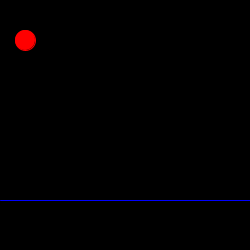
Frame 1 (no input)
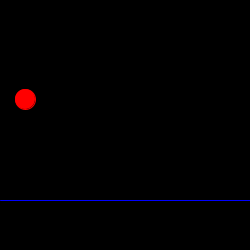
Frame 60 (the mouse pressed at the canvas centre just before this capture)
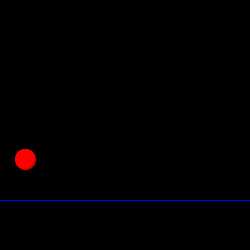
Frame 120 (the mouse held since frame 60 and released just before this capture)

The Processing sketch that drew these frames (run headless with seeded random() and noise(); from frame 60 on, the mouse is pressed at the canvas centre):

// Processing sketch: processing_18124
// ── processing_18124.pde

float posX=25;
float posY=40;
float gravity=1;
float floorNum =200;

void setup(){
size(250,250);
}

void draw(){
background(0);
ellipseMode(CENTER);
fill(255,0,0);
stroke(255,0,0);
ellipse(posX,posY,20,20);
posY +=gravity;
if(posY>floorNum){
posY=floorNum;
}
stroke(0,0,255);
line(0,floorNum,250,floorNum);
}
